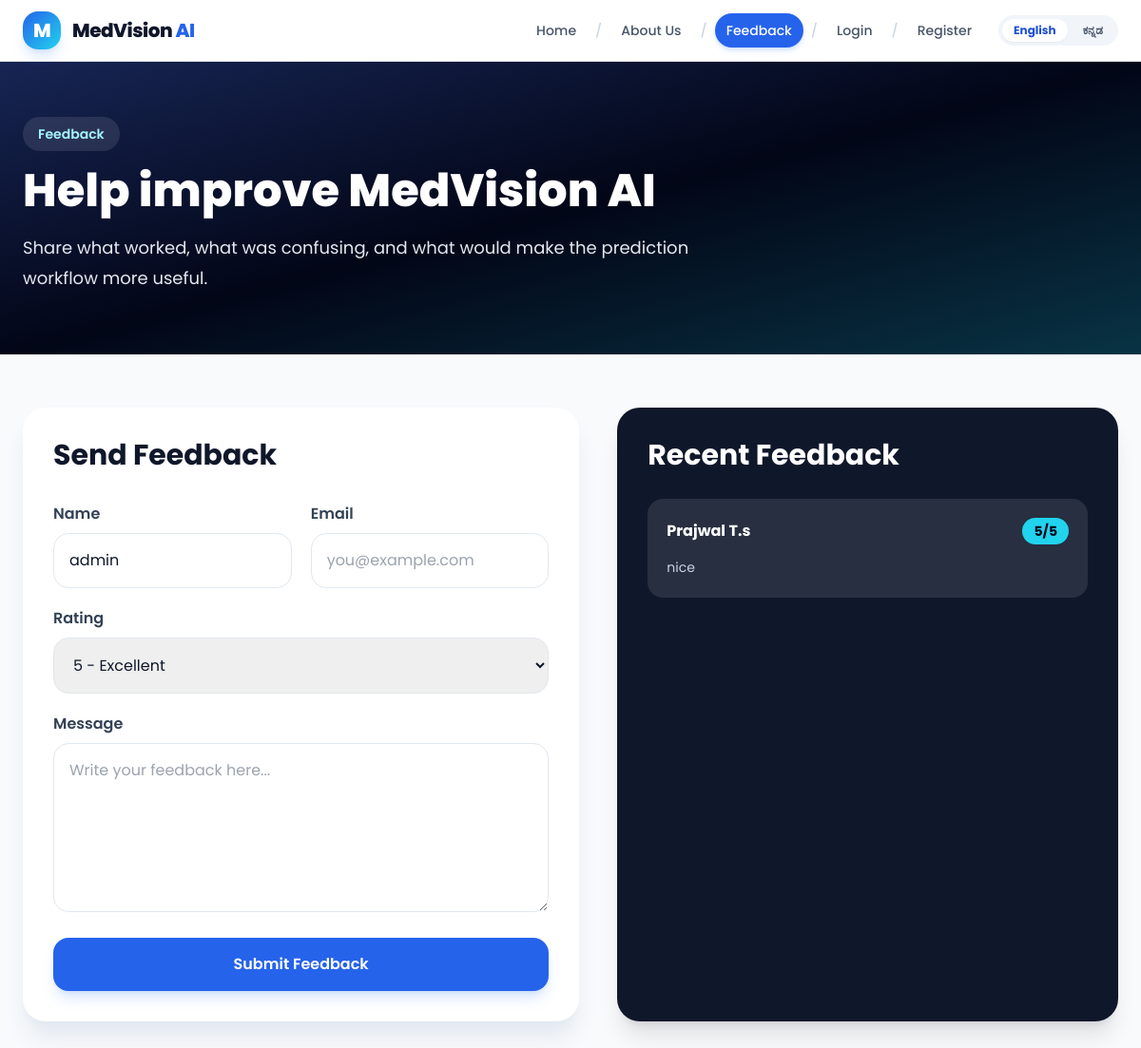
The page /feedback (signed in) on the database its author committed.
### tables this page shows
CREATE TABLE feedback(
id INTEGER PRIMARY KEY AUTOINCREMENT,
user_id INTEGER,
name TEXT,
email TEXT,
rating INTEGER,
message TEXT,
created_at TIMESTAMP DEFAULT CURRENT_TIMESTAMP
);

### app.py (the view, shortened to what this page needs)
@app.route("/feedback", methods=["GET", "POST"])
def feedback():
    conn = sqlite3.connect(DATABASE_PATH)
    cursor = conn.cursor()
    cursor.execute("""
    SELECT name, rating, message, created_at
    FROM feedback
    ORDER BY created_at DESC
    LIMIT 6
    """)
    feedback_entries = cursor.fetchall()
    conn.close()
    return render_template(
        "feedback.html",
        feedback_entries=feedback_entries,
        prefill_name=session.get("user_name", "")
    )

### app.py (called while the page is built, shortened)
def get_locale():
    language = session.get("language", "en")
    if language not in SUPPORTED_LANGUAGES:
        return "en"
    return language

def translate(text):
    return TRANSLATIONS.get(get_locale(), {}).get(text, text)

def is_admin_user():
    if bool(session.get("is_admin")) or session.get("user_email") == DEFAULT_ADMIN_EMAIL:
        return True
    user_id = session.get("user_id")
    if not user_id:
        return False

@app.context_processor
def inject_nav_state():
    return {
        "is_logged_in": "user_id" in session,
        "current_user_name": session.get("user_name"),
        "is_admin": is_admin_user(),
        "current_language": get_locale(),
        "language_options": SUPPORTED_LANGUAGES,
        "_": translate,
        "default_admin_email": DEFAULT_ADMIN_EMAIL,
        "default_admin_password": DEFAULT_ADMIN_PASSWORD
    }

### templates/feedback.html (shortened to what this page needs)
<!DOCTYPE html>
<html lang="{{ current_language }}">
<head>
<script src="https://cdn.tailwindcss.com"></script>
</head>
<body class="text-slate-900">
{% include "_navbar.html" %}
<section class="bg-gradient-to-br from-blue-950 via-slate-950 to-cyan-950 py-16 text-white">
<div class="max-w-7xl mx-auto px-6">
<div class="max-w-3xl">
<span class="rounded-full bg-white/10 px-4 py-2 text-sm font-semibold text-cyan-200">
{{ _("Feedback") }}
</span>
<h1 class="mt-6 text-5xl font-extrabold">{{ _("Help improve MedVision AI") }}</h1>
<p class="mt-5 text-lg leading-8 text-slate-200">
Share what worked, what was confusing, and what would make the prediction workflow more useful.
</p>
</div>
</div>
</section>
<section class="py-14">
<div class="max-w-7xl mx-auto px-6">
<div class="grid gap-10 lg:grid-cols-[1fr_0.9fr]">
<div class="rounded-3xl bg-white p-8 shadow-xl shadow-slate-200">
<h2 class="text-3xl font-bold">{{ _("Send Feedback") }}</h2>
<form action="{{ url_for('feedback') }}" method="POST" class="mt-8 grid gap-5">
<div class="grid gap-5 md:grid-cols-2">
<div>
<label class="mb-2 block font-semibold text-slate-700">{{ _("Name") }}</label>
<input type="text" name="name" value="{{ prefill_name }}" placeholder="Your name" class="w-full rounded-2xl border border-slate-200 p-4 outline-none transition focus:border-blue-500">
</div>
<div>
<label class="mb-2 block font-semibold text-slate-700">{{ _("Email") }}</label>
<input type="email" name="email" placeholder="you@example.com" class="w-full rounded-2xl border border-slate-200 p-4 outline-none transition focus:border-blue-500">
</div>
</div>
<div>
<label class="mb-2 block font-semibold text-slate-700">{{ _("Rating") }}</label>
<select name="rating" class="w-full rounded-2xl border border-slate-200 p-4 outline-none transition focus:border-blue-500">
<option value="5">5 - Excellent</option>
</select>
</div>
<div>
<label class="mb-2 block font-semibold text-slate-700">{{ _("Message") }}</label>
<textarea name="message" rows="6" required placeholder="Write your feedback here..." class="w-full rounded-2xl border border-slate-200 p-4 outline-none transition focus:border-blue-500"></textarea>
</div>
<button type="submit" class="rounded-2xl bg-blue-600 px-6 py-4 font-semibold text-white shadow-lg shadow-blue-500/20 transition hover:bg-blue-700">
{{ _("Submit Feedback") }}
</button>
</form>
</div>
<div class="rounded-3xl bg-slate-900 p-8 text-white shadow-xl">
<h2 class="text-3xl font-bold">{{ _("Recent Feedback") }}</h2>
<div class="mt-7 space-y-4">
{% if feedback_entries %}
{% for entry in feedback_entries %}
<div class="rounded-2xl bg-white/10 p-5">
<div class="flex items-center justify-between gap-4">
<h3 class="font-bold">{{ entry[0] }}</h3>
<span class="rounded-full bg-cyan-400 px-3 py-1 text-sm font-bold text-slate-950">{{ entry[1] }}/5</span>
</div>
<p class="mt-3 text-sm leading-6 text-slate-300">{{ entry[2] }}</p>
</div>
{% endfor %}
{% else %}
<p class="rounded-2xl bg-white/10 p-5 text-slate-300">
{{ _("No feedback yet. Be the first to share your experience.") }}
</p>
{% endif %}
</div>
</div>
</div>
</div>
</section>
</body>
</html>

### templates/feedback.html (style rules this page uses)
body { font-family:'Poppins',sans-serif; background:#f8fafc; }

### rows shown on the page
feedback: name "Prajwal T.s", rating "5", message "nice"

### other values the page prints
{{ label }} "English" "ಕನ್ನಡ"
